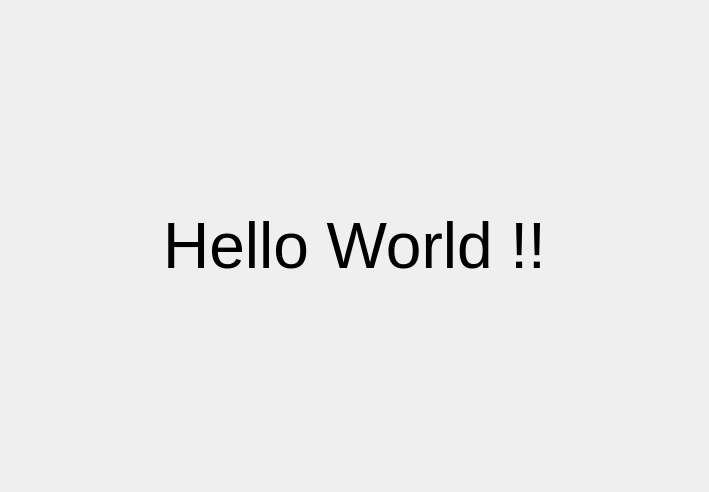
<?xml version="1.0" encoding="UTF-8"?>
<ui version="4.0">
 <class>Form</class>
 <widget class="QWidget" name="Form">
  <property name="geometry">
   <rect>
    <x>0</x>
    <y>0</y>
    <width>709</width>
    <height>492</height>
   </rect>
  </property>
  <property name="windowTitle">
   <string>Form</string>
  </property>
  <layout class="QHBoxLayout" name="horizontalLayout">
   <property name="spacing">
    <number>5</number>
   </property>
   <property name="leftMargin">
    <number>0</number>
   </property>
   <property name="topMargin">
    <number>0</number>
   </property>
   <property name="rightMargin">
    <number>0</number>
   </property>
   <property name="bottomMargin">
    <number>0</number>
   </property>
   <item>
    <widget class="QLabel" name="label">
     <property name="font">
      <font>
       <pointsize>-1</pointsize>
      </font>
     </property>
     <property name="styleSheet">
      <string notr="true">font-size:64px;</string>
     </property>
     <property name="text">
      <string>Hello World !!</string>
     </property>
     <property name="alignment">
      <set>Qt::AlignCenter</set>
     </property>
    </widget>
   </item>
  </layout>
 </widget>
 <resources/>
 <connections/>
</ui>
